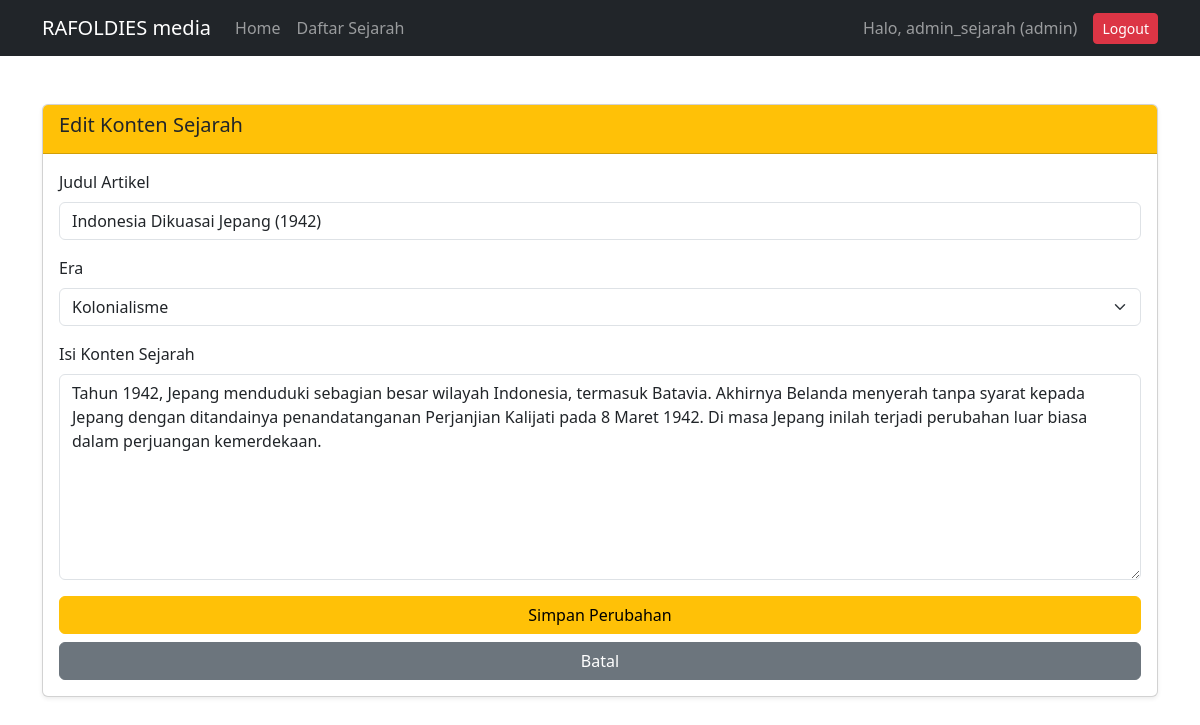
Page /sejarah-indonesia/public/artikel/ubah/5 (signed in) on the committed database.
### tables this page shows
CREATE TABLE `artikel` (
  `id` int(11) NOT NULL,
  `judul` varchar(255) NOT NULL,
  `era` varchar(100) DEFAULT NULL,
  `konten` text NOT NULL,
  `penulis` varchar(100) DEFAULT NULL,
  `tanggal_dibuat` timestamp NOT NULL DEFAULT current_timestamp()
);

### sejarah-indonesia/app/core/Controller.php (called while the page is built, shortened)
<?php
class Controller {
    public function view($view, $data = []) {
        require_once '../app/views/' . $view . '.php';
    }
    public function model($model) {
        return new $model;
    }
}

### sejarah-indonesia/app/controllers/Artikel.php (called while the page is built, shortened)
<?php
class Artikel extends Controller {
    public function ubah($id) {
        $data['judul'] = 'Ubah Sejarah';
        $data['artikel'] = $this->model('Artikel_model')->getArtikelById($id);
        $this->view('artikel/ubah', $data);
    }
}

### sejarah-indonesia/app/core/App.php (called while the page is built, shortened)
<?php
class App {
    protected $method = 'index';
    protected $params = [];
    public function __construct() {
        $url = $this->parseURL();
        if(isset($url[0])) {
            if( file_exists('../app/controllers/' . $url[0] . '.php') ) {
                unset($url[0]);
            }
        }
        $this->controller = new $this->controller;
        if( isset($url[1]) ) {
            if( method_exists($this->controller, $url[1]) ) {
                $this->method = $url[1];
                unset($url[1]);
            }
        }
        if( !empty($url) ) {
            $this->params = array_values($url);
        }
        call_user_func_array([$this->controller, $this->method], $this->params);
    }
    public function parseURL() {
        if( isset($_GET['url']) ) {
            $url = rtrim($_GET['url'], '/');
            $url = filter_var($url, FILTER_SANITIZE_URL);
            $url = explode('/', $url);
            return $url;
        }
        return [];
    }
}

### sejarah-indonesia/public/index.php (called while the page is built, shortened)
<?php
$app = new App;

### sejarah-indonesia/app/core/Database.php (called while the page is built, shortened)
<?php
class Database {
    private $host = DB_HOST;
    private $user = DB_USER;
    private $pass = DB_PASS;
    private $db_name = DB_NAME;
    private $dbh;
    private $stmt;
    public function __construct() {
        $dsn = 'mysql:host=' . $this->host . ';dbname=' . $this->db_name;
        $option = [
            PDO::ATTR_PERSISTENT => true,
            PDO::ATTR_ERRMODE => PDO::ERRMODE_EXCEPTION
        ];
        try {
            $this->dbh = new PDO($dsn, $this->user, $this->pass, $option);
        } catch(PDOException $e) {
            die($e->getMessage());
        }
    }
    public function query($query) {
        $this->stmt = $this->dbh->prepare($query);
    }
    public function bind($param, $value, $type = null) {
        if (is_null($type)) {
            switch (true) {
                default: $type = PDO::PARAM_STR;
            }
        }
        $this->stmt->bindValue($param, $value, $type);
    }
    public function execute() {
        return $this->stmt->execute();
    }
    public function single() {
        $this->execute();
        return $this->stmt->fetch(PDO::FETCH_ASSOC);
    }
}

### sejarah-indonesia/app/models/Artikel_model.php (called while the page is built, shortened)
<?php
class Artikel_model {
    private $table = 'artikel';
    private $db;
    public function __construct() {
        $this->db = new Database;
    }
public function getArtikelById($id) {
    $this->db->query('SELECT * FROM ' . $this->table . ' WHERE id=:id');
    $this->db->bind('id', $id);
    return $this->db->single();
}
}

### sejarah-indonesia/app/views/artikel/ubah.php (the view, shortened to what this page needs)
<div class="container mt-5">
    <div class="card shadow-sm">
        <div class="card-header bg-warning text-dark">
            <h5>Edit Konten Sejarah</h5>
        </div>
        <div class="card-body">
            <form action="<?= BASEURL; ?>/artikel/prosesUbah" method="POST">
                <div class="mb-3">
                    <label class="form-label">Judul Artikel</label>
                    <input type="text" name="judul" class="form-control" value="<?= $data['artikel']['judul']; ?>" required>
                </div>
                <div class="mb-3">
                    <label class="form-label">Era</label>
                    <select name="era" class="form-select">
                        <option value="Kolonialisme" <?= ($data['artikel']['era'] == 'Kolonialisme') ? 'selected' : ''; ?>>Kolonialisme</option>
                    </select>
                </div>
                <div class="mb-3">
                    <label class="form-label">Isi Konten Sejarah</label>
                    <textarea name="konten" class="form-control" rows="8" required><?= $data['artikel']['konten']; ?></textarea>
                </div>
                <button type="submit" class="btn btn-warning w-100">Simpan Perubahan</button>
                <a href="<?= BASEURL; ?>/artikel" class="btn btn-secondary w-100 mt-2">Batal</a>
            </form>
        </div>
    </div>
</div>

### rows in the picture
artikel: judul "Indonesia Dikuasai Jepang (1942)", era "Kolonialisme", konten "Tahun 1942, Jepang menduduki sebagian besar wilayah Indonesia, termasuk Batavia. Akhirnya Belanda menyerah tanpa syarat kepada Jepang dengan ditandainya penandatanganan Perjanjian Kalijati pada 8 Maret 1942. Di masa Jepang inilah terjadi perubahan luar biasa dalam perjuangan kemerdekaan."

### other values in the picture
$_SESSION['username'] "admin_sejarah"
$_SESSION['role'] "admin"
